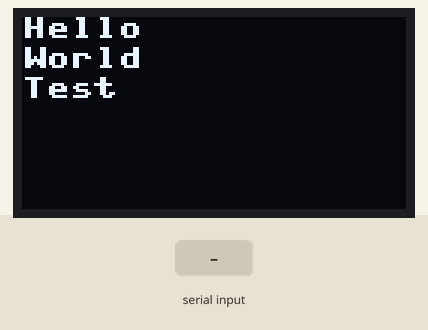
This program was run on a simulated Raspberry Pi Pico running MicroPython. Parts: 128×64 one-colour display. Inputs (shaded band) come from the test bench. Library files of the repository ran but are not shown: ssd1306.py; what the program prints to the serial console is not drawn.

Above: at 4.8 s.
At 10.0 s:
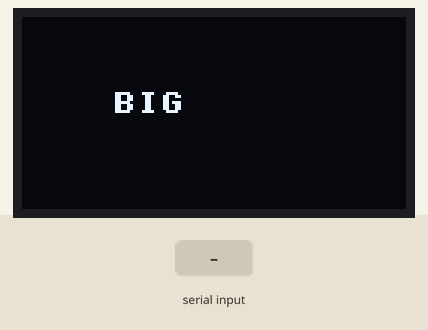
10.1 s: "1" typed at the serial console, then Enter
At 10.8 s:
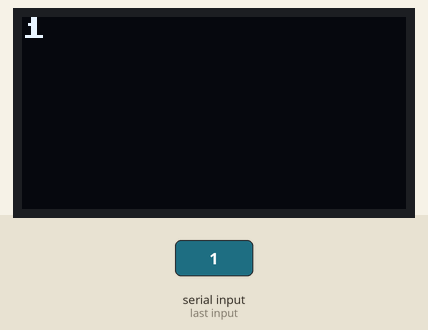
11.6 s: "0" typed at the serial console, then Enter
At 11.9 s:
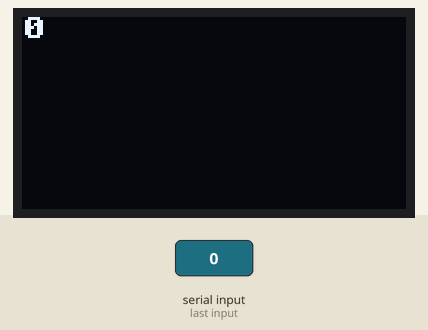
13.1 s: "clear" typed at the serial console, then Enter
At 14.2 s:
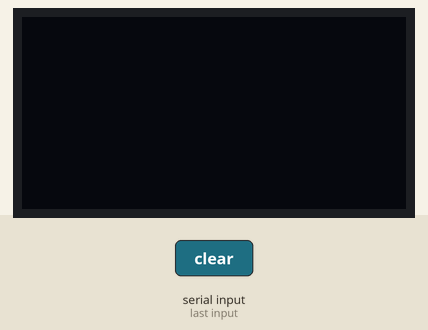
Timing chart, 0 to 16.1 s (numbered marks = the images above; inputs shaded):
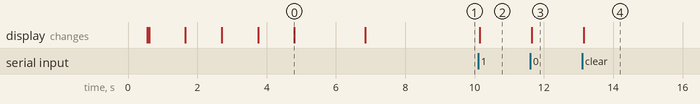

The program:

oled_display.py
```python
from machine import Pin, I2C
import ssd1306
from time import sleep

# Initialize I2C bus 0 with your working pins
i2c = I2C(0, scl=Pin(9), sda=Pin(8), freq=200000)  # Back to working configuration

# Scan for I2C devices - for debugging
print("I2C scan:", [hex(addr) for addr in i2c.scan()])

# Add delay before OLED initialization
sleep(0.5)

# Try basic I2C communication test first
try:
    # Test basic communication
    i2c.writeto(0x3C, bytes([0x00, 0xAE]))  # Display off command
    print("Basic I2C communication successful!")

    # Create display object for 128x64 display
    oled = ssd1306.SSD1306_I2C(128, 64, i2c, addr=0x3C)
    print("OLED initialized successfully!")

    # Test the display immediately
    oled.fill(0)
    oled.text("INIT OK", 0, 0, 1)
    oled.show()
    sleep(1)

except Exception as e:
    print(f"Error during OLED setup: {e}")
    # Create a dummy oled object to prevent other errors
    class DummyOled:
        def fill(self, val): pass
        def text(self, text, x, y, col=1): pass
        def show(self): pass
        def contrast(self, val): pass
    oled = DummyOled()


def wrap_text(text, max_width, oled, line_height=12):
    """
    Wrap text to fit OLED display width in pixels,
    and print line-by-line moving down by line_height pixels.
    Updated for better visibility.
    """
    oled.fill(0)  # Clear display
    oled.contrast(255)  # Set maximum contrast
    x, y = 0, 0

    words = text.split(' ')
    line = ''

    # Each character is about 8 pixels wide in the default font
    max_chars_per_line = max_width // 8

    for word in words:
        test_line = line + (' ' if line else '') + word

        if len(test_line) > max_chars_per_line:
            # Print current line and move down
            if line:  # Only print if line has content
                oled.text(line, x, y, 1)  # Make sure color is 1 (white)
                y += line_height

            # Check if we've exceeded display height
            if y >= 64:
                break

            line = word  # start new line with current word
        else:
            line = test_line

    # Print any leftover text if there's space
    if line and y < 64:
        oled.text(line, x, y, 1)  # Make sure color is 1 (white)

    oled.show()


def display_text(message):
    """
    Simple function to display text on OLED with better visibility
    """
    print(f"Displaying on OLED: {message}")

    try:
        # Set maximum contrast for better visibility
        oled.contrast(255)

        # Test with simple direct text first
        oled.fill(0)  # Clear with black

        # Break message into lines that fit
        lines = []
        words = message.split(' ')
        current_line = ''

        for word in words:
            test_line = current_line + (' ' if current_line else '') + word
            if len(test_line) <= 16:  # About 16 chars per line for 128px width
                current_line = test_line
            else:
                if current_line:
                    lines.append(current_line)
                current_line = word

        if current_line:
            lines.append(current_line)

        # Display lines with spacing
        for i, line in enumerate(lines[:5]):  # Max 5 lines for 64px height
            oled.text(line, 0, i * 12, 1)  # White text

        oled.show()

    except Exception as e:
        print(f"Error displaying text: {e}")


def clear_display():
    """
    Clear the OLED display
    """
    try:
        oled.fill(0)
        oled.show()
    except Exception as e:
        print(f"Error clearing display: {e}")


def test_display():
    """
    Test function to check if display is working properly
    """
    try:
        print("Testing OLED display...")

        # Test 1: Fill screen white
        oled.fill(1)
        oled.show()
        sleep(1)

        # Test 2: Fill screen black
        oled.fill(0)
        oled.show()
        sleep(1)

        # Test 3: Draw some pixels
        oled.fill(0)
        for i in range(0, 128, 10):
            oled.pixel(i, 10, 1)
        oled.show()
        sleep(1)

        # Test 4: Simple text
        oled.fill(0)
        oled.text("Hello", 0, 0, 1)
        oled.text("World", 0, 10, 1)
        oled.text("Test", 0, 20, 1)
        oled.show()
        sleep(2)

        # Test 5: Large text simulation (using multiple characters)
        oled.fill(0)
        oled.text("BIG", 30, 25, 1)
        oled.show()

        print("Display test complete!")

    except Exception as e:
        print(f"Error in test_display: {e}")


# Example usage - only run if this file is executed directly
if __name__ == "__main__":
    try:
        # Run test first
        test_display()
        sleep(2)

        while True:
            user_text = input("Enter message ('test' for test, 'clear' to clear, Ctrl+C to exit): ")
            if user_text.lower() == 'clear':
                clear_display()
            elif user_text.lower() == 'test':
                test_display()
            else:
                display_text(user_text)
    except KeyboardInterrupt:
        print("\nExiting...")
        clear_display()
```

Measured:
- after the input at 10.1 s, the display: changes after 0.05 s (image 2)
- after the input at 11.6 s, the display: changes after 0.05 s (image 3)
- after the input at 13.1 s, the display: changes after 0.05 s (image 4)
- what the display in image 0 shows lasts 2.0 s, from 4.8 s to 6.8 s
